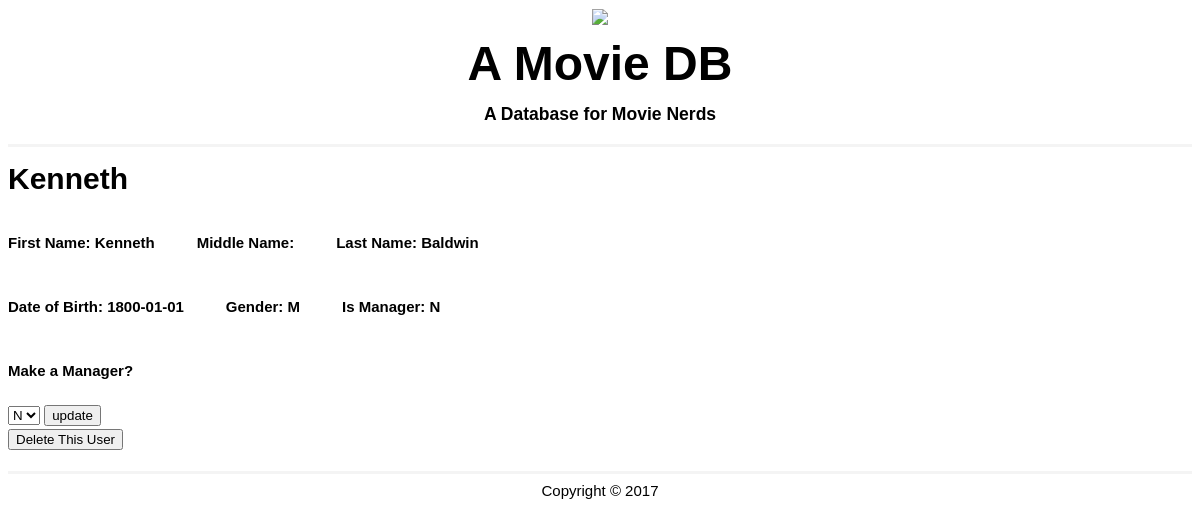
The app's page /movies/manageuser.php?serial=Kenneth with its own data.
### tables this page shows
CREATE TABLE `users` (
  `usr_id` int(11) NOT NULL AUTO_INCREMENT,
  `username` varchar(25) NOT NULL,
  `password` varchar(20) NOT NULL,
  `fname` varchar(20) DEFAULT NULL,
  `mname` varchar(20) DEFAULT NULL,
  `lname` varchar(20) DEFAULT NULL,
  `dob` date DEFAULT NULL,
  `gender` char(1) DEFAULT NULL,
  `is_manager` char(1) DEFAULT NULL,
  PRIMARY KEY (`usr_id`)
);

### movies/manageuser.php (the view, shortened to what this page needs)
<?php
$host = 'localhost';
$db = 'movies';
$usr = 'root';
$pass = '';
$mng = "";
if (isset($_GET["serial"])){
	$mng = htmlspecialchars($_GET["serial"]);
}
$fname = "";
$mname = "";
$lname = "";
$dob = "";
$gender = "";
$is_manager = "";
$mysqli = new mysqli($host, $usr, $pass, $db);
$sql = "SELECT * FROM users WHERE username = '$mng'";
if($sql) {
	$data = $mysqli->query($sql) or die($mysqli->error.__LINE__);
	$details = mysqli_fetch_assoc($data);
	$fname = $details['fname'];
	$mname = $details['mname'];
	$lname = $details['lname'];
	$dob = $details['dob'];
	$gender = $details['gender'];
	$is_manager = $details['is_manager'];
}
?>
<!DOCTYPE html>
<html>
	<head>
	<link rel="stylesheet" href="css/style.css" type="text/css"/>
</head>
<body>
	<header>
		<div class="container">
			<div id="content">
    			<img src="reel.png" class="ribbon"/>
			</div>
			<h1><font size = "10">A Movie DB</font></h1>
			<h3>A Database for Movie Nerds</h3>
		</div>
	</header>
	<main>
		<h1><strong><b><?php echo $mng?></b></strong></h1>
		<div class="row">
  			<div class="col-md-12">
    			<div class="well inline-headers">
      			<h4>First Name: <?php echo $fname?></h4>
      			<h4>Middle Name: <?php echo $mname?> </h4>
      			<h4>Last Name: <?php echo $lname?></h4>
    			</div>
  			</div>
		</div>
		<div class="row">
  			<div class="col-md-12">
    			<div class="well inline-headers">
      			<h4>Date of Birth: <?php echo $dob?></h4>
      			<h4>Gender: <?php echo $gender?> </h4>
      			<h4>Is Manager: <?php echo $is_manager?>
      		</div>
  			</div>
		</div>
      <h4>Make a Manager? </h4>
      	<form name="search" method="POST" >
				<select name="update" id="update">
					<option value="N">N</option>
				</select>
				<input type="submit" value="update" />
			</form>
			<form name="delete" method="POST" >
				<input type="submit" name="delete" value="Delete This User" />
			</form>
	</main>
	<footer>
		<div class="container">
			Copyright &copy; 2017
		</div>
	</footer>
</body>
</html>

### movies/css/style.css (style rules this page uses)
body { font-family:arial; font-size:15px; line-height:1.6em; }
.container { width:60%; margin:0 auto; overflow:auto; }
header { text-align: center; border-bottom:3px #f4f4f4 solid; }
footer { border-top:3px #f4f4f4 solid; text-align:center; padding-top:5px; }
main { padding-bottom:20px; }

### movies/manageuser.php (style rules this page uses)
.inline-headers h4 { display: inline-block; vertical-align: baseline; padding-right: 1cm; }

### records on screen
users: fname "Kenneth", lname "Baldwin", dob "1800-01-01", gender "M", is_manager "N"

### other values on screen
$mng "Kenneth"
